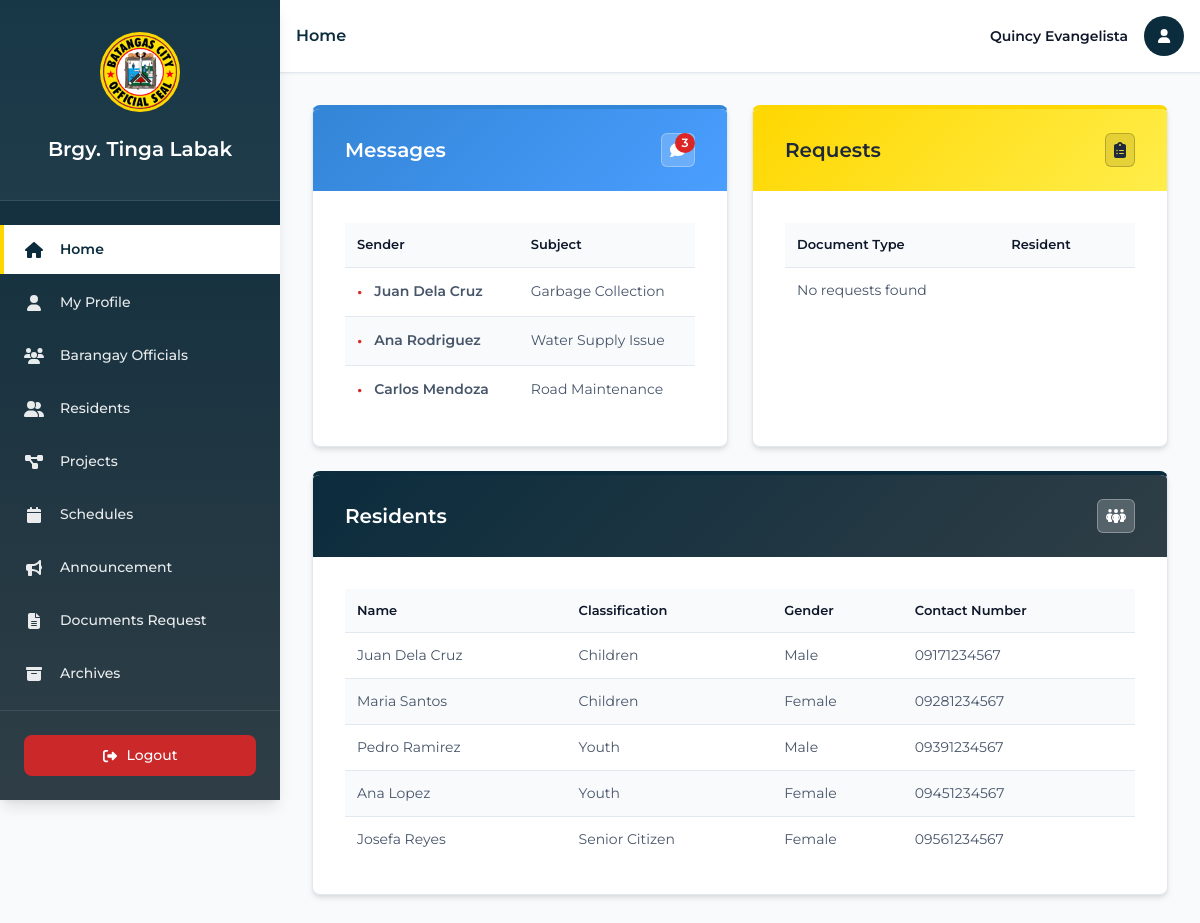
Page /admin/dashboard.php (signed in) on the committed database.
### tables this page shows
CREATE TABLE `messages` (
  `message_id` int(11) NOT NULL,
  `name` varchar(150) NOT NULL,
  `contact_number` varchar(20) DEFAULT NULL,
  `email_address` varchar(150) NOT NULL,
  `subject` varchar(200) NOT NULL,
  `message` text NOT NULL,
  `created_at` timestamp NOT NULL DEFAULT current_timestamp(),
  `read_status` int(11) NOT NULL DEFAULT 0
);

CREATE TABLE `residents` (
  `resident_id` int(11) NOT NULL,
  `name` varchar(150) NOT NULL,
  `sex` enum('Male','Female') NOT NULL,
  `classification` varchar(100) NOT NULL,
  `contact_number` varchar(20) DEFAULT NULL
);

### admin/dashboard.php (the view, shortened to what this page needs)
<?php
require __DIR__ . "../../config/db_config.php";
$stmt = $pdo->query("SELECT resident_id, name, sex, classification, contact_number FROM residents LIMIT 5");
$residents = $stmt->fetchAll(PDO::FETCH_ASSOC);
$stmt = $pdo->query("SELECT message_id, name, contact_number, email_address, subject, created_at, read_status FROM messages LIMIT 4");
$messages = $stmt->fetchAll(PDO::FETCH_ASSOC);
$stmt = $pdo->query("SELECT request_id, firstname, middlename, lastname, document_type, purpose_of_request FROM document_requests LIMIT 4");
$requests = $stmt->fetchAll(PDO::FETCH_ASSOC);
?>
<!DOCTYPE html>
<html lang="en">
<head>
    <link rel="stylesheet" href="sidebar/styles.css">
    <link rel="stylesheet" href="css/home.css">
</head>
<body>
    <?php include 'sidebar/sidebar.php'; ?>
    <section class="content-body">
        <div class="cards-container">
            <div class="card messages-card">
                <div class="card-header">
                    <h2 class="card-title">Messages</h2>
                    <button class="view-all-btn" onclick="window.location.href='messages.php'">
                    </button>
                </div>
                <div class="card-body">
                    <div class="card-content">
                        <table class="data-table">
                            <thead>
                                <tr>
                                    <th>Sender</th>
                                    <th>Subject</th>
                                </tr>
                            </thead>
                            <tbody>
                                <?php if (empty($messages)): ?>
                                    <tr>
                                        <td colspan="2">No messages found</td>
                                    </tr>
                                <?php else: ?>
                                    <?php foreach ($messages as $message): ?>
                                        <tr>
                                            <td class="<?php echo $message['read_status'] == 0 ? 'unread' : ''; ?>">
                                                <?php echo htmlspecialchars($message['name']); ?>
                                            </td>
                                            <td>
                                                <?php echo htmlspecialchars($message['subject']); ?>
                                            </td>
                                        </tr>
                                    <?php endforeach; ?>
                                <?php endif; ?>
                            </tbody>
                        </table>
                        <?php
                        $unread_count = $pdo->query("SELECT COUNT(*) FROM messages WHERE read_status = 0")->fetchColumn();
                        if ($unread_count > 0): ?>
                            <span class="badge"><?php echo $unread_count; ?></span>
                        <?php endif; ?>
                    </div>
                </div>
            </div>
            <div class="card requests-card">
                <div class="card-header">
                    <h2 class="card-title">Requests</h2>
                    <button class="view-all-btn" onclick="window.location.href='requests.php'">
                        <i class="fa-solid fa-clipboard-list"></i>
                    </button>
                </div>
                <div class="card-body">
                    <div class="card-content">
                        <table class="data-table">
                            <thead>
                                <tr>
                                    <th>Document Type</th>
                                    <th>Resident</th>
                                </tr>
                            </thead>
                            <tbody>
                                <?php if (empty($requests)): ?>
                                    <tr>
                                        <td colspan="2">No requests found</td>
                                    </tr>
                                <?php endif; ?>
                            </tbody>
                        </table>
                    </div>
                </div>
            </div>
            <div class="card card-full-width residents-card">
                <div class="card-header">
                    <h2 class="card-title">Residents</h2>
                    <button class="view-all-btn" onclick="window.location.href='residents.php'">
                        <i class="fa-solid fa-people-group"></i>
                    </button>
                </div>
                <div class="card-body">
                    <div class="card-content">
                        <table class="data-table">
                            <thead>
                                <tr>
                                    <th>Name</th>
                                    <th>Classification</th>
                                    <th>Gender</th>
                                    <th>Contact Number</th>
                                </tr>
                            </thead>
                            <tbody>
                                <?php if (empty($residents)): ?>
                                    <tr>
                                        <td colspan="4">No residents found</td>
                                    </tr>
                                <?php else: ?>
                                    <?php foreach ($residents as $resident): ?>
                                        <tr>
                                            <td><?php echo htmlspecialchars($resident['name']); ?></td>
                                            <td><?php echo htmlspecialchars($resident['classification']); ?></td>
                                            <td><?php echo htmlspecialchars($resident['sex']); ?></td>
                                            <td><?php echo htmlspecialchars($resident['contact_number']); ?></td>
                                        </tr>
                                    <?php endforeach; ?>
                                <?php endif; ?>
                            </tbody>
                        </table>
                    </div>
                </div>
            </div>
        </div>
    </section>
</body>
</html>

### admin/sidebar/styles.css (style rules this page uses)
:root { --primary-blue: #0B2C3D; --primary-blue-dark: #2F3E46; --primary-blue-light: #3385d6; --accent-yellow: #ffd700; --accent-yellow-dark: #e6c200; --white: #ffffff; --black: #000000; --gray-50: #f8fafc; --gray-100: #f1f5f9; --gray-200: #e2e8f0; --gray-300: #cbd5e1; --gray-600: #475569; --gray-700: #334155; --gray-800: #1e293b; --gray-900: #0f172a; --text-primary: var(--gray-900); --text-secondary: var(--gray-600); --text-inverse: var(--white); --bg-primary: var(--white); --bg-secondary: var(--gray-50); --border-color: var(--gray-200); --shadow-sm: 0 1px 2px 0 rgba(0, 0, 0, 0.05); --shadow-md: 0 4px 6px -1px rgba(0, 0, 0, 0.1), 0 2px 4px -1px rgba(0, 0, 0, 0.06); --shadow-lg: 0 10px 15px -3px rgba(0, 0, 0, 0.1), 0 4px 6px -2px rgba(0, 0, 0, 0.05); --transition-fast: all 0.15s ease; --transition-normal: all 0.3s ease; --transition-slow: all 0.5s ease; --sidebar-width: 280px; --header-height: 80px; }
* { margin: 0; padding: 0; box-sizing: border-box; }
body { font-family: "Montserrat", -apple-system, BlinkMacSystemFont, "Segoe UI", Roboto, sans-serif; font-size: 14px; line-height: 1.5; color: var(--text-primary); background-color: var(--bg-secondary); display: flex; min-height: 100vh; }
.content-body { flex: 1; background: var(--bg-secondary); height: calc(100% - var(--header-height)); }

### rows in the picture
messages: name "Juan Dela Cruz", subject "Garbage Collection"
messages: name "Ana Rodriguez", subject "Water Supply Issue"
messages: name "Carlos Mendoza", subject "Road Maintenance"
residents: name "Juan Dela Cruz", classification "Children", sex "Male", contact_number "09171234567"
residents: name "Maria Santos", classification "Children", sex "Female", contact_number "09281234567"
residents: name "Pedro Ramirez", classification "Youth", sex "Male", contact_number "09391234567"
residents: name "Ana Lopez", classification "Youth", sex "Female", contact_number "09451234567"
residents: name "Josefa Reyes", classification "Senior Citizen", sex "Female", contact_number "09561234567"

### other values in the picture
$name "Home"
$name "My Profile"
$name "Barangay Officials"
$name "Residents"
$name "Projects"
$name "Schedules"
$name "Announcement"
$name "Documents Request"
$name "Archives"
$page_title "Home"
$_SESSION['name'] "Quincy Evangelista"
$unread_count "3"
